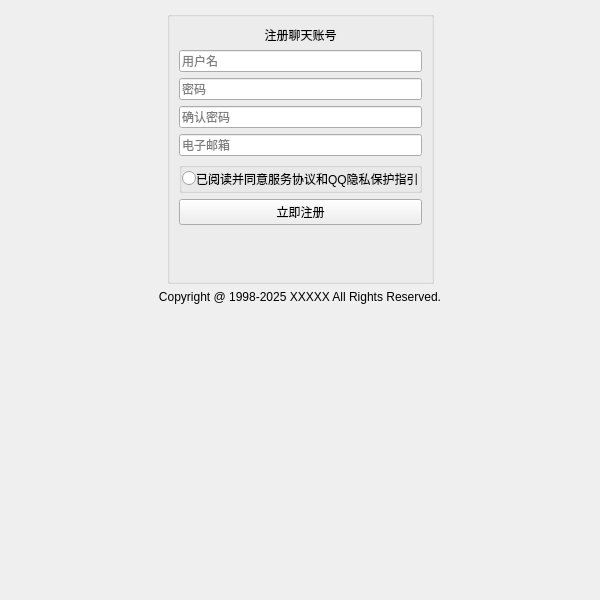
<?xml version="1.0" encoding="UTF-8"?>
<ui version="4.0">
 <class>Registration_Page</class>
 <widget class="QWidget" name="Registration_Page">
  <property name="geometry">
   <rect>
    <x>0</x>
    <y>0</y>
    <width>600</width>
    <height>600</height>
   </rect>
  </property>
  <property name="minimumSize">
   <size>
    <width>600</width>
    <height>600</height>
   </size>
  </property>
  <property name="maximumSize">
   <size>
    <width>600</width>
    <height>600</height>
   </size>
  </property>
  <property name="windowTitle">
   <string>账号注册</string>
  </property>
  <property name="windowIcon">
   <iconset resource="../../../src/resources/Resource.qrc">
    <normaloff>:/picture/favicon.ico</normaloff>:/picture/favicon.ico</iconset>
  </property>
  <layout class="QVBoxLayout" name="verticalLayout_2">
   <item>
    <layout class="QHBoxLayout" name="horizontalLayout">
     <item>
      <spacer name="horizontalSpacer">
       <property name="orientation">
        <enum>Qt::Horizontal</enum>
       </property>
       <property name="sizeHint" stdset="0">
        <size>
         <width>132</width>
         <height>20</height>
        </size>
       </property>
      </spacer>
     </item>
     <item>
      <widget class="QGroupBox" name="registration_Box">
       <layout class="QVBoxLayout" name="verticalLayout">
        <item>
         <widget class="QLabel" name="registration_title">
          <property name="text">
           <string>注册聊天账号</string>
          </property>
          <property name="alignment">
           <set>Qt::AlignCenter</set>
          </property>
         </widget>
        </item>
        <item>
         <widget class="QLineEdit" name="RP_name">
          <property name="placeholderText">
           <string>用户名</string>
          </property>
         </widget>
        </item>
        <item>
         <widget class="QLineEdit" name="RP_pwd">
          <property name="placeholderText">
           <string>密码</string>
          </property>
         </widget>
        </item>
        <item>
         <widget class="QLineEdit" name="RP_pwd_ok">
          <property name="placeholderText">
           <string>确认密码</string>
          </property>
         </widget>
        </item>
        <item>
         <widget class="QLineEdit" name="RP_email">
          <property name="placeholderText">
           <string>电子邮箱</string>
          </property>
         </widget>
        </item>
        <item>
         <widget class="QGroupBox" name="registration_Box2">
          <layout class="QHBoxLayout" name="registration_QHB">
           <property name="spacing">
            <number>0</number>
           </property>
           <property name="leftMargin">
            <number>0</number>
           </property>
           <property name="topMargin">
            <number>0</number>
           </property>
           <property name="rightMargin">
            <number>0</number>
           </property>
           <property name="bottomMargin">
            <number>0</number>
           </property>
           <item>
            <widget class="QRadioButton" name="RP_radioButton">
             <property name="text">
              <string/>
             </property>
            </widget>
           </item>
           <item>
            <widget class="QLabel" name="RP_label_2">
             <property name="text">
              <string>已阅读并同意</string>
             </property>
            </widget>
           </item>
           <item>
            <widget class="QLabel" name="RP_abel_3">
             <property name="text">
              <string>服务协议</string>
             </property>
            </widget>
           </item>
           <item>
            <widget class="QLabel" name="RP_label_4">
             <property name="text">
              <string>和</string>
             </property>
            </widget>
           </item>
           <item>
            <widget class="QLabel" name="RP_label_5">
             <property name="text">
              <string>QQ隐私保护指引</string>
             </property>
            </widget>
           </item>
          </layout>
         </widget>
        </item>
        <item>
         <widget class="QPushButton" name="pushButton">
          <property name="text">
           <string>立即注册</string>
          </property>
         </widget>
        </item>
        <item>
         <spacer name="RP_verticalSpacer">
          <property name="orientation">
           <enum>Qt::Vertical</enum>
          </property>
          <property name="sizeHint" stdset="0">
           <size>
            <width>20</width>
            <height>40</height>
           </size>
          </property>
         </spacer>
        </item>
       </layout>
      </widget>
     </item>
     <item>
      <spacer name="horizontalSpacer_2">
       <property name="orientation">
        <enum>Qt::Horizontal</enum>
       </property>
       <property name="sizeHint" stdset="0">
        <size>
         <width>131</width>
         <height>20</height>
        </size>
       </property>
      </spacer>
     </item>
    </layout>
   </item>
   <item>
    <widget class="QLabel" name="RP_banquan">
     <property name="text">
      <string>Copyright @ 1998-2025 XXXXX All Rights Reserved.</string>
     </property>
     <property name="alignment">
      <set>Qt::AlignCenter</set>
     </property>
    </widget>
   </item>
   <item>
    <spacer name="verticalSpacer">
     <property name="orientation">
      <enum>Qt::Vertical</enum>
     </property>
     <property name="sizeHint" stdset="0">
      <size>
       <width>20</width>
       <height>285</height>
      </size>
     </property>
    </spacer>
   </item>
  </layout>
 </widget>
 <resources>
  <include location="../../../src/resources/Resource.qrc"/>
 </resources>
 <connections/>
</ui>
